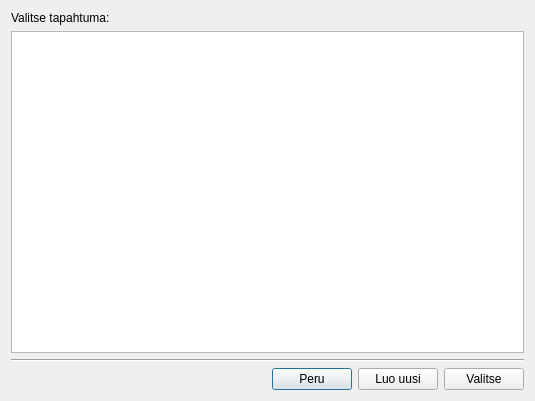
<?xml version="1.0" encoding="UTF-8"?>
<ui version="4.0">
 <class>TapahtumaDialog</class>
 <widget class="QDialog" name="TapahtumaDialog">
  <property name="geometry">
   <rect>
    <x>0</x>
    <y>0</y>
    <width>535</width>
    <height>401</height>
   </rect>
  </property>
  <property name="windowTitle">
   <string>Tulospalvelu - Tapahtuma hallinta</string>
  </property>
  <layout class="QVBoxLayout" name="verticalLayout">
   <item>
    <widget class="QLabel" name="label">
     <property name="text">
      <string>Valitse tapahtuma:</string>
     </property>
    </widget>
   </item>
   <item>
    <widget class="QTreeView" name="tapahtumaView">
     <property name="rootIsDecorated">
      <bool>false</bool>
     </property>
     <property name="itemsExpandable">
      <bool>false</bool>
     </property>
     <property name="expandsOnDoubleClick">
      <bool>false</bool>
     </property>
    </widget>
   </item>
   <item>
    <widget class="Line" name="line">
     <property name="orientation">
      <enum>Qt::Horizontal</enum>
     </property>
    </widget>
   </item>
   <item>
    <layout class="QHBoxLayout" name="horizontalLayout">
     <item>
      <spacer name="horizontalSpacer">
       <property name="orientation">
        <enum>Qt::Horizontal</enum>
       </property>
       <property name="sizeHint" stdset="0">
        <size>
         <width>40</width>
         <height>20</height>
        </size>
       </property>
      </spacer>
     </item>
     <item>
      <widget class="QPushButton" name="cancelButton">
       <property name="text">
        <string>Peru</string>
       </property>
      </widget>
     </item>
     <item>
      <widget class="QPushButton" name="uusiButton">
       <property name="text">
        <string>Luo uusi</string>
       </property>
      </widget>
     </item>
     <item>
      <widget class="QPushButton" name="valitseButton">
       <property name="text">
        <string>Valitse</string>
       </property>
      </widget>
     </item>
    </layout>
   </item>
  </layout>
 </widget>
 <resources/>
 <connections>
  <connection>
   <sender>cancelButton</sender>
   <signal>clicked()</signal>
   <receiver>TapahtumaDialog</receiver>
   <slot>reject()</slot>
   <hints>
    <hint type="sourcelabel">
     <x>300</x>
     <y>375</y>
    </hint>
    <hint type="destinationlabel">
     <x>267</x>
     <y>200</y>
    </hint>
   </hints>
  </connection>
  <connection>
   <sender>tapahtumaView</sender>
   <signal>doubleClicked(QModelIndex)</signal>
   <receiver>valitseButton</receiver>
   <slot>click()</slot>
   <hints>
    <hint type="sourcelabel">
     <x>267</x>
     <y>189</y>
    </hint>
    <hint type="destinationlabel">
     <x>482</x>
     <y>375</y>
    </hint>
   </hints>
  </connection>
 </connections>
</ui>
